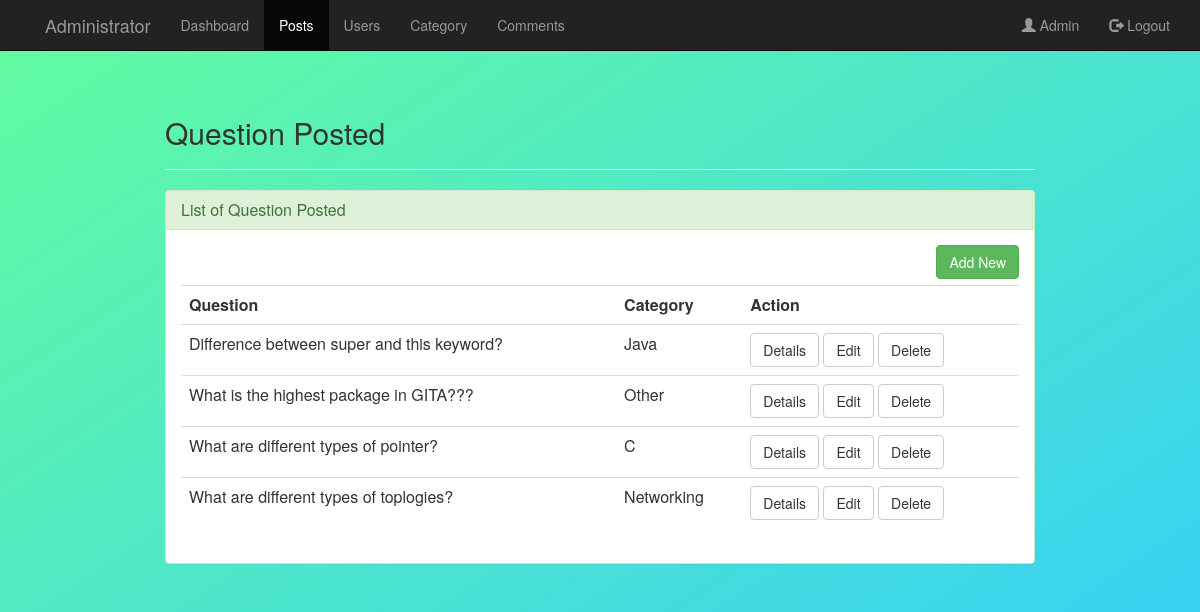
/admin/post.php (signed in), run on the app's committed database.
### tables this page shows
CREATE TABLE `tblpost` (
  `post_Id` int(11) NOT NULL,
  `title` varchar(255) DEFAULT NULL,
  `content` text,
  `datetime` datetime DEFAULT NULL,
  `cat_id` int(12) DEFAULT NULL,
  `user_Id` varchar(245) DEFAULT NULL
);

CREATE TABLE `category` (
  `cat_id` int(12) NOT NULL,
  `category` varchar(200) DEFAULT NULL
);

### admin/post.php (the view, shortened to what this page needs)
<?php
$uname=$_SESSION['uname'];
?>
<html>
<head>
	<link rel="stylesheet" type="text/css" href="../css/global.css">
	<link rel="stylesheet" type="text/css" href="../css/bootstrap.css">
	<link rel="stylesheet" type="text/css" href="../css/bootstrap.min.css">
    <link href="//netdna.bootstrapcdn.com/font-awesome/4.0.3/css/font-awesome.css" rel="stylesheet">
</head>
<body>
    <nav class="navbar navbar-inverse navbar-fixed-top">
        <div class="container">
            <div class="navbar-header page-scroll">
                <a class="navbar-brand page-scroll" href="home.php"></a>
            </div>
            <div class="navbar-header">
                <a class="navbar-brand" href="home.php">Administrator</a>
            </div>
            <div class="collapse navbar-collapse" id="bs-example-navbar-collapse-1">
                <ul class="nav navbar-nav navbar-left">
                   <li><a href="home.php"> Dashboard</a></li>
                    <li  class="active"><a href="post.php">Posts</a></li>
                    <li><a href="user.php"> Users</a></li>
                    <li><a href="category.php">Category</a></li>
                    <li><a href="comment.php">Comments</a></li>
                </ul>
            <ul class="nav navbar-nav navbar-right">
                    <li><a href="#" ><span class="glyphicon glyphicon-user"></span> <?php echo $uname;?></a></li>
                <li ><a href="logout.php"><span class="glyphicon glyphicon-log-out"></span> Logout</a></li>
                </ul>
            </div>
        </div>
    </nav>
     <div class="container" style="margin:8% auto;width:900px;">
           <h2> Question Posted</h2>
           <hr>
         <div class="panel panel-success">
                <div class="panel-heading">
                    <h3 class="panel-title">List of Question Posted</h3>
                </div>
                 <div class="panel-body">
                    <a href="add-topic.php" class="pull-right btn btn-success">Add New</a><br><br>
               <table class="table table-stripped">
                                <th>Question</th>
                                <th>Category</th>
                                <th>Action</th>
                            <?php
                            include "../functions/db.php";
                            $sql = "SELECT * FROM tblpost as tp join category as c on tp.cat_id=c.cat_id";
                            $run = mysqli_query($con,$sql);
                            while($row=mysqli_fetch_array($run))
                            {
                                $id = $row['post_Id'];
                                echo "<tr>";
                                echo "<td>".$row['title']."</td>";
                                echo "<td>".$row['category']."</td>";
                                 echo "<td>".
                                    "<a href='topic-details.php?post_Id=$id' class='btn btn-default'>Details</a>"." ".
                                    "<a href='edit-topic.php?post_Id=$id' class='btn btn-default'>Edit</a>"." ".
                                    "<a href='delete-topic.php?post_Id=$id' class='btn btn-default'>Delete</a>"
                                    ."</td>";
                                echo "</tr>";
                            }
                            ?>
                            </table>
                     </div>
                </div>
    </div>
	</body>

### css/global.css (style rules this page uses)
body { background: linear-gradient(to top left, #33ccff 0%, #66ff99 105%);; }

### data on the page
tblpost: title "Difference between super and this keyword?", cat.category "Java"
tblpost: title "What is the highest package in GITA???", cat.category "Other"
tblpost: title "What are different types of pointer?", cat.category "C"
tblpost: title "What are different types of toplogies?", cat.category "Networking"

### other printed values
$uname "Admin"
